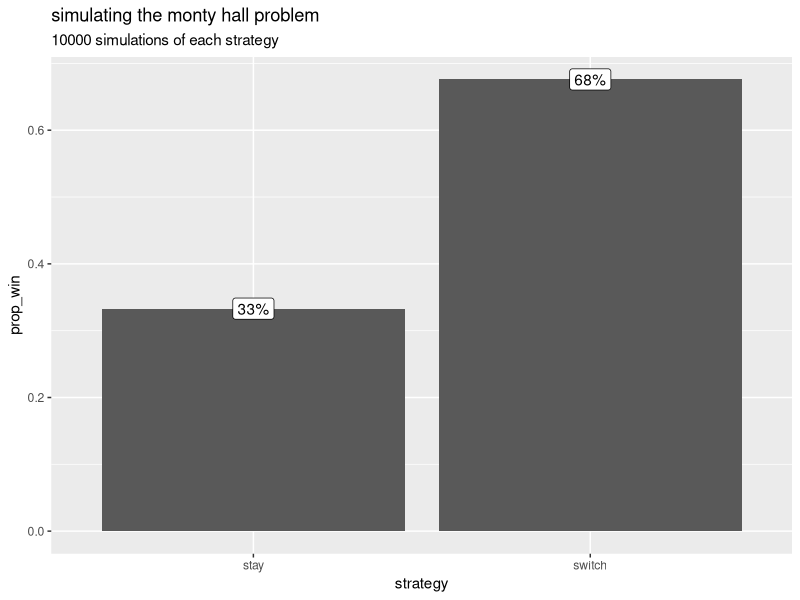

Generate this figure with R:
# demo the monty hall problem for the fourth week

# choose a door 
# [**ADD ABILITY FOR with or w/o a "preference"**]
choose_door <- function(doors){
  return(sample(doors, size=1))
}


# define a game given a contestant and a choice and a strategy
mh_game <- function(doors, prizes, contestant, choice, strategy, winning_prize){
  # only makes sense with >2 doors
  if (length(doors) < 3){
    stop("the problem is only defined for 3 or more doors!!!")
  }
  # randomly assign prizes to doors
  key <- data.frame(door=doors, prize=sample(prizes, size=length(doors)), 
                    stringsAsFactors=FALSE)
  # get the winning door
  winning_door <- key$door[key$prize==winning_prize]
  
  # contestant makes initial choice 
  prize <- key$prize[key$door==choice]
  
  # monty hall reveals a door with a goat (but not the chosen door)
  goat_doors <- key$door[key$door!=winning_door]
  monty_door <- sample(goat_doors[goat_doors!=choice], size=1)
  
  # now the contestant decides whether to switch, 
  # not knowing what the prize behind chosen door is
  
  # if contestant decides to stay:
  if (strategy=="stay"){
    # return info about the game
    out <- c(
      contestant   = contestant,
      choice       = choice, 
      monty_door   = monty_door,
      winning_door = winning_door,
      final_door   = choice,
      strategy     = strategy,
      prize        = prize,
      win          = (winning_prize==prize)
    )
    return(out)
  } 
  
  # if contestant decides to switch:
  if (strategy=="switch"){
    # choose a new door from the available ones
    new_door <- sample(doors[!doors %in% c(choice, monty_door)], size=1)
    # return info about the game
    out <- c(
      contestant   = contestant,
      choice       = choice,
      monty_door   = monty_door,
      winning_door = winning_door,
      final_door   = new_door,
      strategy     = strategy, 
      prize        = key$prize[key$door==new_door],
      win          = (winning_prize==key$prize[key$door==new_door])
    )
    return(out)
  }
}


# aaaalright, now let's play whatever the monty hall game show was called

# we'll have one contestant -- tim 
# [***FOR NOW THERE CAN BE ONLY ONE CONTESTANT***]
contestant <- "tim"

# tim will play the game num_sims times!
num_sims <- 20000

# number of doors (problem defined only when num_doors > 2)
num_doors <- 3

# number of winning doors 
# [***FOR NOW, num_winners HAS TO BE 1***]
num_winners <- 1

# there's num_doors doors for the contestant to choose from
doors <- paste0("door", LETTERS[1:num_doors])

# there's num_doors prizes: num_winners are a car, else goats
prizes <- c(
  paste0("goat", 1:(num_doors-num_winners)),
  rep("car", times=num_winners)
)

# the first num_sims/2 times, he'll use the switch strategy
# the next  num_sims/2 times, he'll use the stay strategy

# simulate num_sims/2 of each strategy
strategies <- rep(c("switch","stay"), num_sims/2)


# preallocate space to store the simulation results
results <- data.frame(
  contestant     = as.character(rep(NA, times=num_sims)),
  initial_choice = as.character(rep(NA, times=num_sims)),
  monty_door     = as.character(rep(NA, times=num_sims)),
  winning_door   = as.character(rep(NA, times=num_sims)),
  strategy       = as.character(rep(NA, times=num_sims)),
  outcome        = as.character(rep(NA, times=num_sims)),
  win            =   as.logical(rep(NA, times=num_sims)),
  stringsAsFactors=FALSE
)

# now run the simulations

# for each element of strategies:
for (x in seq_along(strategies)){
  # choose an initial door
  choice <- choose_door(doors=doors)
  # simulate the monty hall game with current strategy
  sim_result <- mh_game(
    doors=doors, prizes=prizes, contestant=contestant, winning_prize="car",
    choice=choice, strategy=strategies[x]
  )
  # record the contestant
  results$contestant[x]     <- contestant
  # record the door chosen (same as sim_result$choices["choice"])
  results$initial_choice[x] <- choice
  # record the door monty revealed
  results$monty_door[x]     <- sim_result["monty_door"]
  # record the winning door
  results$winning_door[x]   <- sim_result["winning_door"]
  # record the strategy used
  results$strategy[x]       <- strategies[x]
  # record the outcome
  results$outcome[x]        <- ifelse(sim_result["win"]=="TRUE", "win", "lose")
  # record whether contestant won or not
  results$win[x]            <- as.logical(sim_result["win"])
}


# evaluate the strategies!
library("dplyr")
sim_summary <- results %>% group_by(strategy) %>% summarize(
  num_attempts = length(strategy),
  num_wins     = sum(win),
  prop_win     = num_wins / num_attempts
)
# print a formatted table of the results
knitr::kable(sim_summary)


# plot them too 
library("ggplot2")
ggplot(sim_summary, aes(x=strategy, y=prop_win)) +
  geom_bar(stat="identity") +
  geom_label(aes(y=prop_win, label=paste0(round(prop_win*100),"%"))) +
  labs(title="simulating the monty hall problem", 
       subtitle=paste0(unique(sim_summary$num_attempts), 
                       " simulations of each strategy"))

# aaaaand there we have the monty hall problem!

#'<br><br><br><br><br><br><br><br><br><br><br><br><br><br><br>

#'<link rel="stylesheet" type="text/css"
#'href="https://fonts.googleapis.com/css?family=Open+Sans:300,400,400i,700">
#'
#'<link href="https://fonts.googleapis.com/css?family=Roboto+Mono:300,400,500" rel="stylesheet">
#'
#'  <style>
#'body {
#'  padding: 10px;
#'  font-size: 12pt;
#'  font-family: 'Open Sans', sans-serif;
#'}
#'
#'h1 { 
#'  font-size: 20px;
#'  color: DarkGreen;
#'  font-weight: bold;
#'}
#'
#'h2 { 
#'    font-size: 16px;
#'    color: green;
#'}
#'
#'h3 { 
#'  font-size: 24px;
#'  color: green;
#'  font-weight: bold;
#'}
#'
#'code {
#'  font-family: 'Roboto Mono', monospace;
#'  font-size: 14px;
#'}
#'
#'pre {
#'  font-family: 'Roboto Mono', monospace;
#'  font-size: 14px;
#'}
#'
#'</style>
#'

